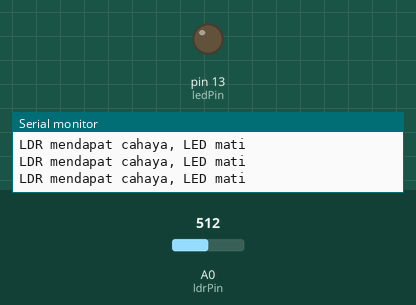
Simulated run of this sketch. Board: Arduino Uno, built with avr-gcc and run on an emulated ATmega328P. Parts: output pins drawn as LEDs (lit = HIGH), the last lines printed to the serial monitor. Inputs (shaded band) come from the test bench; at power-on: A0 (ldrPin) = 512.

Above: at 1.2 s.
1.3 s: A0 (ldrPin) set to 54
4.3 s: A0 (ldrPin) set to 45
At 5.5 s:
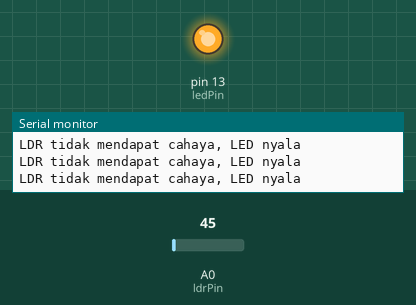
5.8 s: A0 (ldrPin) set to 122
At 6.5 s:
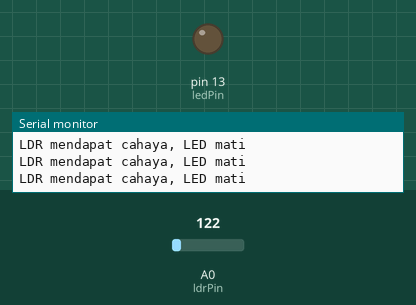
Timing chart, 0 to 8.8 s (numbered marks = the images above; inputs shaded):
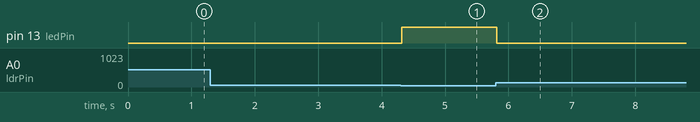

Measured:
- the behaviour switches between 51 and 50 on A0 (ldrPin) (found by bisection; images 0 and 1)
- after the input at 4.3 s, pin 13 (ledPin): LOW → HIGH at once
- after the input at 5.8 s, pin 13 (ledPin): HIGH → LOW at once

The sketch:

UTS-No-2.ino
```cpp
const int ledPin = 13;
const int ldrPin = A0;

void setup() {
  Serial.begin(9600);
  pinMode(ledPin, OUTPUT);
  pinMode(ldrPin, INPUT);
}

void loop() {
  int ldrStatus = analogRead(ldrPin);

  if (ldrStatus <=50){
    digitalWrite(ledPin, HIGH);
    Serial.println("LDR tidak mendapat cahaya, LED nyala");
  }
  else{
    digitalWrite(ledPin, LOW);
    Serial.println("LDR mendapat cahaya, LED mati");
  }
}
```
